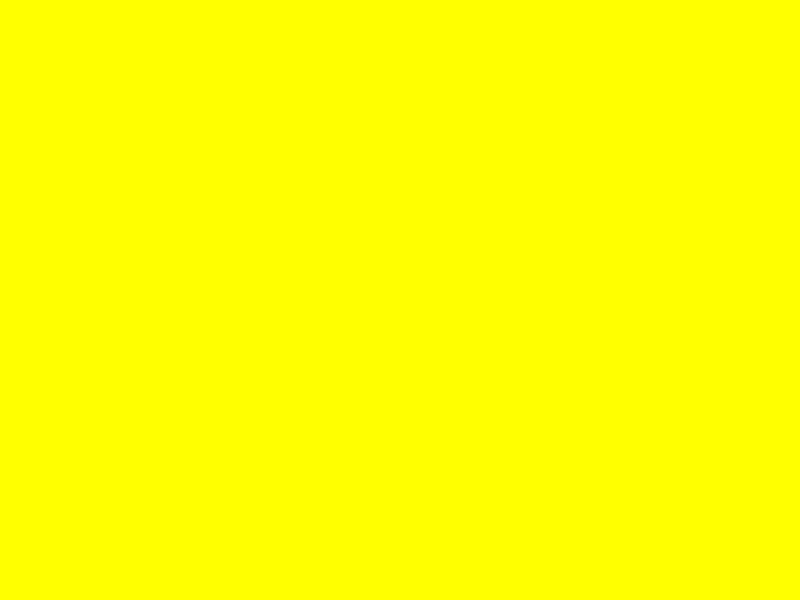
Frame 1 (no input)
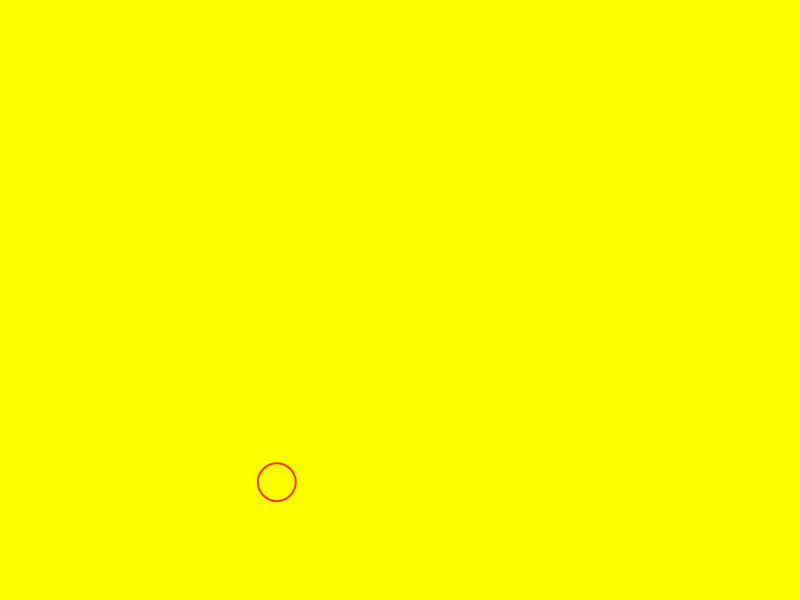
Frame 60 (no input)
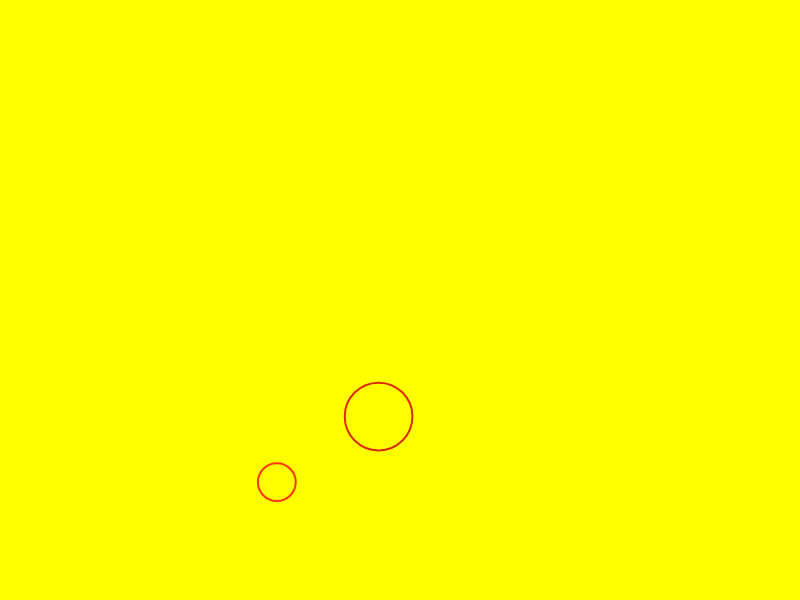
Frame 120 (the mouse pressed at the canvas centre since frame 60)

The p5.js sketch that drew these frames (run headless with seeded random() and noise() and a simulated clock; from frame 60 on, the mouse is pressed at the canvas centre):

// p5.js sketch
// ── sketch.js
let lastCircleTime = 0;
let circleInterval = 1000; // 1 second in milliseconds

function setup() {
    createCanvas(800, 600);
    background(255, 255, 0); // Yellow background
}

function draw() {
    // draw circles with a red outline and no fill; 
    // start with one per second, but increase frequency over time
    let elapsedMS = millis();

    // print the current val of elapsedMS to the canvas
    //fill(0);
    //textSize(16);
    //text("Elapsed Time: " + nf(elapsedMS) + " milliseconds", 10, height - 10);
  
    // Adjust circle interval to increase frequency over time; max 10 per second
    circleInterval = max(circleInterval-elapsedMS*.0001, 100);

    // Check if it's time to draw a new circle
    if (elapsedMS - lastCircleTime >= circleInterval) {
        // Draw a random red circle
        drawRandomCircle();
        // Update the last circle time
        lastCircleTime = elapsedMS;
    }
}

function drawRandomCircle() {    
    // Set circle to have a 2px red outline, and no fill
    stroke(200 + random(75), random(250), random(25)); // Red outline
    strokeWeight(2);
    noFill();
    
    // Random position and size
    let x = random(width);
    let y = random(height);
    let diameter = random(20, 80);
    
    // Draw the circle
    circle(x, y, diameter);
}
